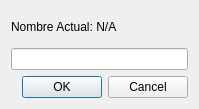
<?xml version="1.0" encoding="UTF-8"?>
<ui version="4.0">
 <class>DNombre</class>
 <widget class="QDialog" name="DNombre">
  <property name="geometry">
   <rect>
    <x>0</x>
    <y>0</y>
    <width>199</width>
    <height>109</height>
   </rect>
  </property>
  <property name="windowTitle">
   <string>Dialog</string>
  </property>
  <layout class="QVBoxLayout" name="verticalLayout">
   <item>
    <widget class="QLabel" name="lblNombreActual">
     <property name="text">
      <string>Nombre Actual: N/A</string>
     </property>
    </widget>
   </item>
   <item>
    <widget class="QLineEdit" name="leNombre"/>
   </item>
   <item>
    <widget class="QDialogButtonBox" name="buttonBox">
     <property name="orientation">
      <enum>Qt::Orientation::Horizontal</enum>
     </property>
     <property name="standardButtons">
      <set>QDialogButtonBox::StandardButton::Cancel|QDialogButtonBox::StandardButton::Ok</set>
     </property>
    </widget>
   </item>
  </layout>
 </widget>
 <resources/>
 <connections>
  <connection>
   <sender>buttonBox</sender>
   <signal>accepted()</signal>
   <receiver>DNombre</receiver>
   <slot>accept()</slot>
   <hints>
    <hint type="sourcelabel">
     <x>248</x>
     <y>254</y>
    </hint>
    <hint type="destinationlabel">
     <x>157</x>
     <y>274</y>
    </hint>
   </hints>
  </connection>
  <connection>
   <sender>buttonBox</sender>
   <signal>rejected()</signal>
   <receiver>DNombre</receiver>
   <slot>reject()</slot>
   <hints>
    <hint type="sourcelabel">
     <x>316</x>
     <y>260</y>
    </hint>
    <hint type="destinationlabel">
     <x>286</x>
     <y>274</y>
    </hint>
   </hints>
  </connection>
 </connections>
</ui>
